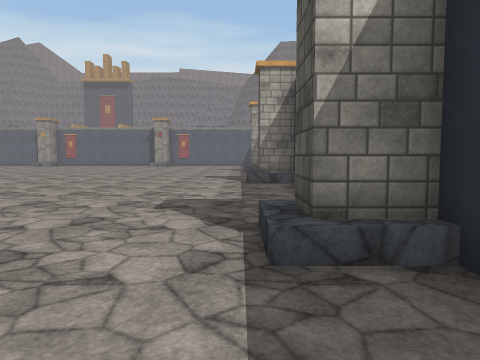
View 1 (above)

17 first-person views from a walk through a scene from a Unity 3-D project. The camera is 1.5 m above the floor, tilts 4° down and sees 70° across. The floor is counted in squares, 2 m on a side. Each view is taken from the middle of a square. On the plan, view 1 faces up. The plan holds only what a view shows up to about 11 squares ahead; the rest is blank. The place goes on beyond the plan. The player character is not drawn. Surface patterns are stand-ins for the level's own textures.

View 2
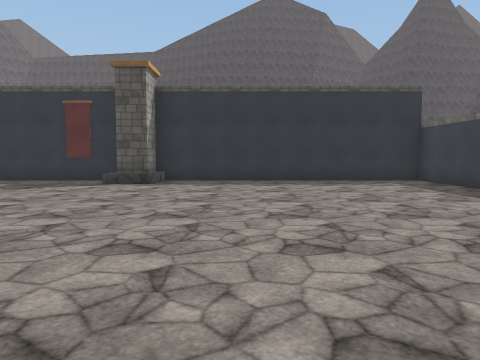

View 3
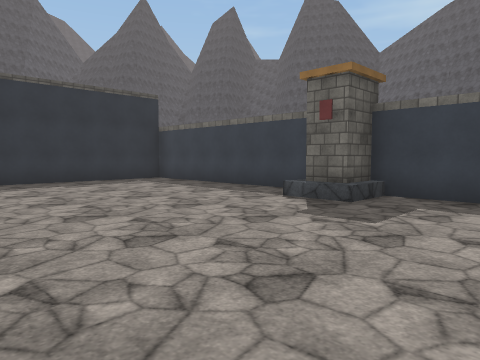

View 4
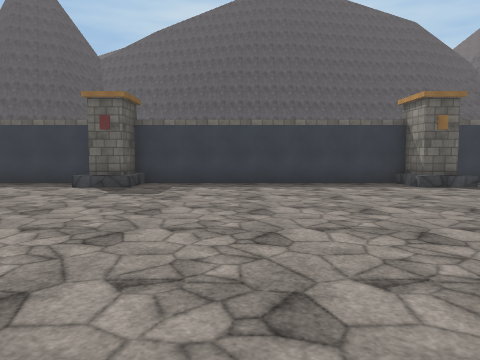

View 5
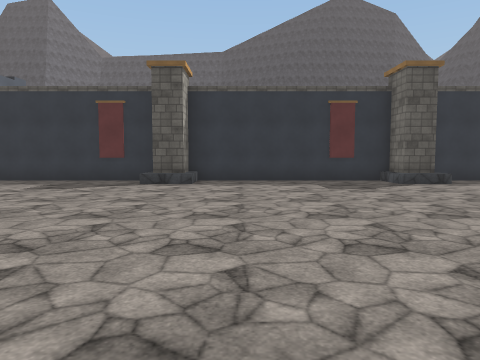

View 6
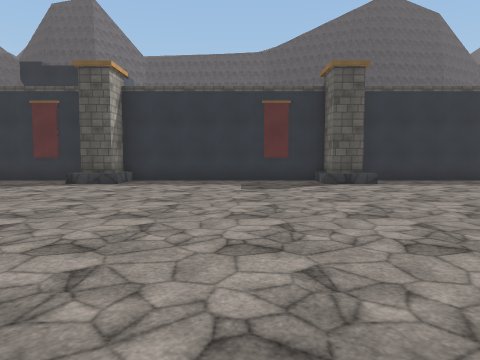

View 7
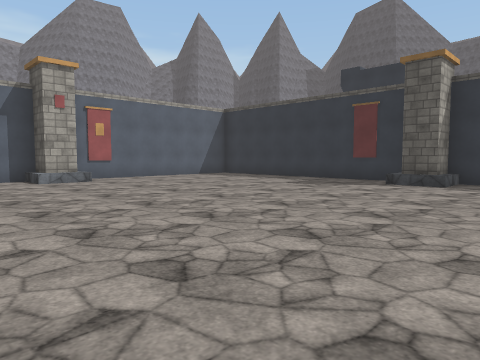

View 8
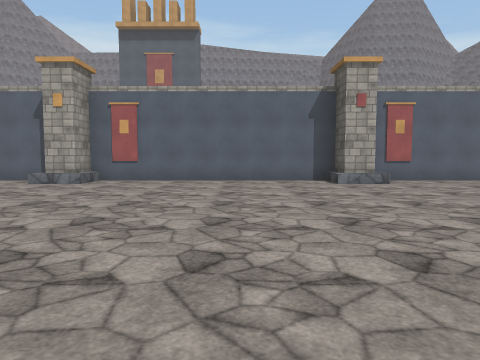

View 9
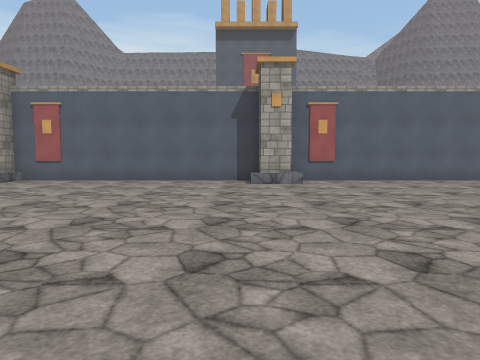

View 10
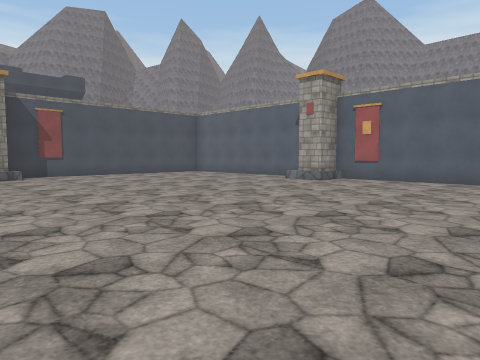

View 11
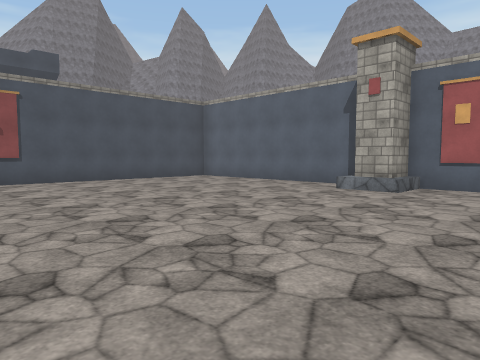

View 12
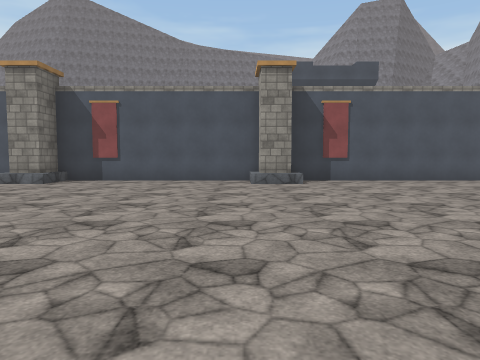

View 13
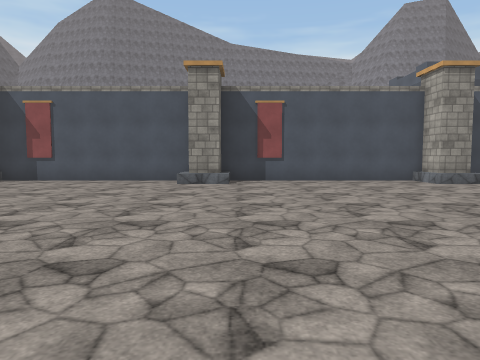

View 14
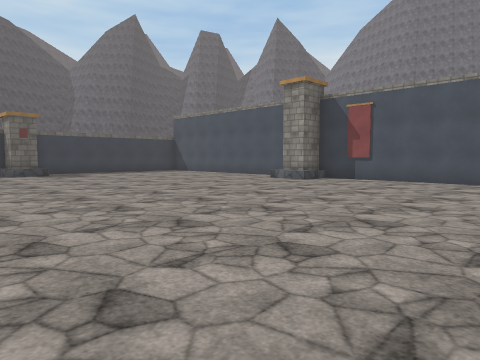

View 15
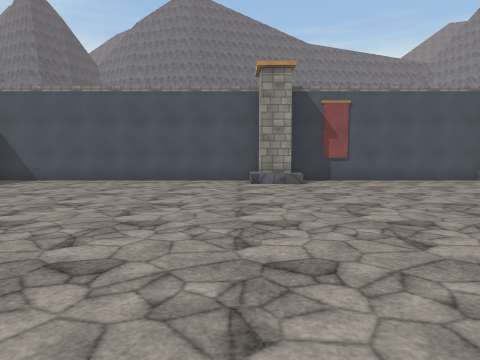

View 16
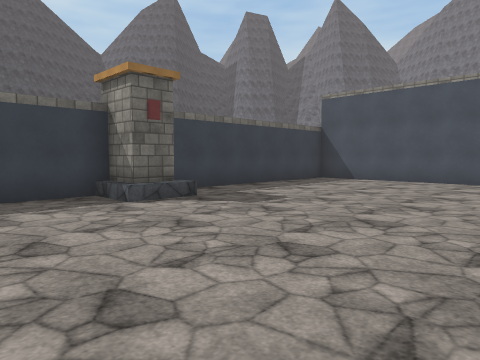

View 17
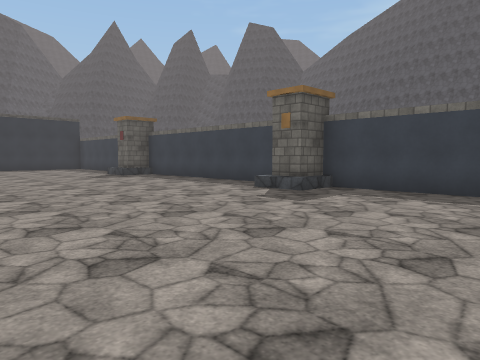

### Floor plan
Points are (right, up) in squares from view 1. A wall is a line through its corners. A room is listed if a view was taken in it or the views show most of it. See-through windows are left out.
Room 1 (views 1, 2, 3, 4, 5, 6, 7, 8, 9, 10, 11, 12, 13, 14, 15, 16, 17)
walls: (-29.5, 9.5) (-29.5, 3.5); (-28.5, 3.5) (-28.5, 2.6) (-29.5, 2.6) (-29.5, -5.4); (-17.8, -5.5) (-14.4, -5.5) (-14.4, -4.6) (-13.6, -4.6) (-13.6, -5.5) (-6.1, -5.5) (-6.1, -4.6) (-5.1, -4.6); (-28.5, 17.5) (-28.5, 16.6) (-29.5, 16.6) (-29.5, 10.4) (-28.5, 10.4) (-28.5, 9.5); (-5.1, 24.5) (-6.1, 24.5) (-6.1, 25.5) (-13.6, 25.5) (-13.6, 24.5) (-14.4, 24.5) (-14.4, 25.5) (-21.9, 25.5) (-21.9, 24.5) (-22.9, 24.5); (-22.9, -4.6) (-21.9, -4.6) (-21.9, -5.5) (-20.1, -5.5); (1.5, 17.8) (1.5, 20.4); (-23.1, 25.5) (-26.1, 25.5); (-4.9, -5.5) (1.5, -5.5) (1.5, 2.6) (0.6, 2.6) (0.6, 3.4) (1.5, 3.4) (1.5, 9.6) (0.6, 9.6) (0.6, 10.4) (1.5, 10.4) (1.5, 16.6) (0.6, 16.6) (0.6, 17.5); (-1.6, 25.5) (-4.9, 25.5); (-29.5, 23.4) (-29.5, 17.5); (-28.1, -5.5) (-23.4, -5.5)

Where each view was taken, in squares from view 1:
view 1: 0 up, 0 right, facing up
view 2: 0 up, 9 left, facing right
view 3: 1 up, 9 left, facing down-right
view 4: 4 up, 9 left, facing down
view 5: 8 up, 9 left, facing right
view 6: 13 up, 9 left, facing right
view 7: 14 up, 9 left, facing up-right
view 8: 15 up, 9 left, facing up
view 9: 15 up, 15 left, facing up
view 10: 15 up, 16 left, facing up-left
view 11: 17 up, 19 left, facing up-left
view 12: 16 up, 19 left, facing left
view 13: 11 up, 19 left, facing left
view 14: 10 up, 19 left, facing down-left
view 15: 2 up, 19 left, facing left
view 16: 1 up, 19 left, facing down-left
view 17: 2 up, 19 left, facing down-right
